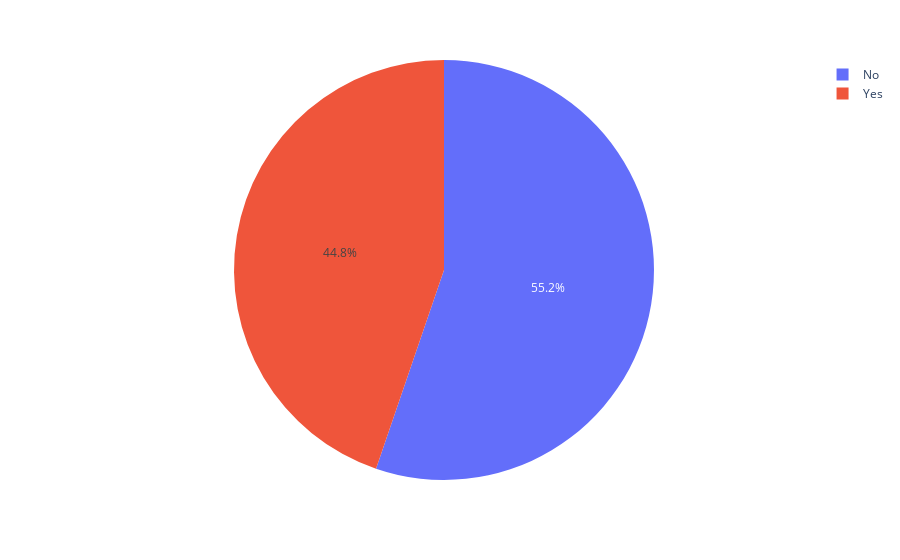

The cell this chart's notebook holds for it:
### Code cell
pie = df['Discount'].value_counts()
store = pie.index
orders = pie.values

fig = px.pie(values = orders, names = store)
fig.show()

### Figure 1 — Plotly figure (JSON) as saved in the notebook; plotly's stock layout.template omitted (floating-point values rounded to 4 significant figures)
{"data": [{"domain": {"x": [0, 1], "y": [0, 1]}, "hovertemplate": "label=%{label}<br>value=%{value}<extra></extra>", "labels": ["No", "Yes"], "legendgroup": "", "name": "", "showlegend": true, "type": "pie", "values": [104051, 84289]}], "layout": {"legend": {"tracegroupgap": 0}, "margin": {"t": 60}}}
